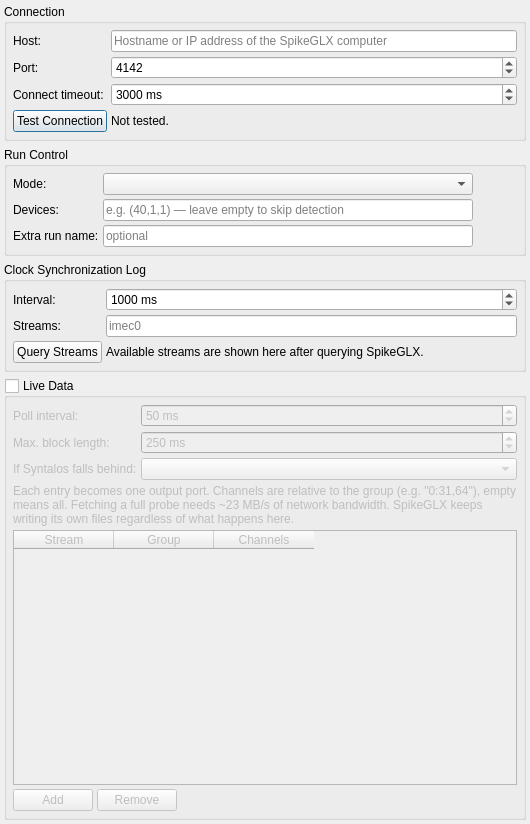
<?xml version="1.0" encoding="UTF-8"?>
<ui version="4.0">
 <class>SpikeGLXSettingsDialog</class>
 <widget class="QDialog" name="SpikeGLXSettingsDialog">
  <property name="geometry">
   <rect>
    <x>0</x>
    <y>0</y>
    <width>530</width>
    <height>824</height>
   </rect>
  </property>
  <property name="windowTitle">
   <string>SpikeGLX Remote Settings</string>
  </property>
  <layout class="QVBoxLayout" name="mainLayout">
   <property name="leftMargin">
    <number>4</number>
   </property>
   <property name="topMargin">
    <number>4</number>
   </property>
   <property name="rightMargin">
    <number>4</number>
   </property>
   <property name="bottomMargin">
    <number>4</number>
   </property>
   <item>
    <widget class="QGroupBox" name="connectionGroup">
     <property name="title">
      <string>Connection</string>
     </property>
     <layout class="QFormLayout" name="connectionLayout">
      <property name="horizontalSpacing">
       <number>4</number>
      </property>
      <property name="verticalSpacing">
       <number>4</number>
      </property>
      <property name="leftMargin">
       <number>6</number>
      </property>
      <property name="topMargin">
       <number>6</number>
      </property>
      <property name="rightMargin">
       <number>6</number>
      </property>
      <property name="bottomMargin">
       <number>6</number>
      </property>
      <item row="0" column="0">
       <widget class="QLabel" name="hostLabel">
        <property name="text">
         <string>Host:</string>
        </property>
       </widget>
      </item>
      <item row="0" column="1">
       <widget class="QLineEdit" name="hostEdit">
        <property name="placeholderText">
         <string>Hostname or IP address of the SpikeGLX computer</string>
        </property>
       </widget>
      </item>
      <item row="1" column="0">
       <widget class="QLabel" name="portLabel">
        <property name="text">
         <string>Port:</string>
        </property>
       </widget>
      </item>
      <item row="1" column="1">
       <widget class="QSpinBox" name="portSpinBox">
        <property name="minimum">
         <number>1</number>
        </property>
        <property name="maximum">
         <number>65535</number>
        </property>
        <property name="value">
         <number>4142</number>
        </property>
       </widget>
      </item>
      <item row="2" column="0">
       <widget class="QLabel" name="timeoutLabel">
        <property name="text">
         <string>Connect timeout:</string>
        </property>
       </widget>
      </item>
      <item row="2" column="1">
       <widget class="QSpinBox" name="timeoutSpinBox">
        <property name="suffix">
         <string> ms</string>
        </property>
        <property name="minimum">
         <number>200</number>
        </property>
        <property name="maximum">
         <number>60000</number>
        </property>
        <property name="singleStep">
         <number>100</number>
        </property>
        <property name="value">
         <number>3000</number>
        </property>
       </widget>
      </item>
      <item row="3" column="0">
       <widget class="QPushButton" name="testConnectionButton">
        <property name="text">
         <string>Test Connection</string>
        </property>
       </widget>
      </item>
      <item row="3" column="1">
       <widget class="QLabel" name="connectionStatusLabel">
        <property name="text">
         <string>Not tested.</string>
        </property>
        <property name="wordWrap">
         <bool>true</bool>
        </property>
        <property name="textInteractionFlags">
         <set>Qt::TextInteractionFlag::TextSelectableByMouse</set>
        </property>
       </widget>
      </item>
     </layout>
    </widget>
   </item>
   <item>
    <widget class="QGroupBox" name="runControlGroup">
     <property name="title">
      <string>Run Control</string>
     </property>
     <layout class="QFormLayout" name="runControlLayout">
      <property name="horizontalSpacing">
       <number>4</number>
      </property>
      <property name="verticalSpacing">
       <number>4</number>
      </property>
      <property name="leftMargin">
       <number>6</number>
      </property>
      <property name="topMargin">
       <number>6</number>
      </property>
      <property name="rightMargin">
       <number>6</number>
      </property>
      <property name="bottomMargin">
       <number>6</number>
      </property>
      <item row="0" column="0">
       <widget class="QLabel" name="modeLabel">
        <property name="text">
         <string>Mode:</string>
        </property>
       </widget>
      </item>
      <item row="0" column="1">
       <layout class="QHBoxLayout" name="modeLayout">
        <item>
         <widget class="QComboBox" name="modeComboBox">
          <property name="sizePolicy">
           <sizepolicy hsizetype="MinimumExpanding" vsizetype="Fixed">
            <horstretch>0</horstretch>
            <verstretch>0</verstretch>
           </sizepolicy>
          </property>
         </widget>
        </item>
        <item>
         <widget class="QPushButton" name="modeInfoButton">
          <property name="text">
           <string/>
          </property>
          <property name="icon">
           <iconset theme="dialog-information"/>
          </property>
          <property name="iconSize">
           <size>
            <width>16</width>
            <height>16</height>
           </size>
          </property>
          <property name="flat">
           <bool>true</bool>
          </property>
         </widget>
        </item>
       </layout>
      </item>
      <item row="1" column="0">
       <widget class="QLabel" name="deviceStringLabel">
        <property name="text">
         <string>Devices:</string>
        </property>
       </widget>
      </item>
      <item row="1" column="1">
       <layout class="QHBoxLayout" name="deviceLayout">
        <item>
         <widget class="QLineEdit" name="deviceStringEdit">
          <property name="toolTip">
           <string>If set, SpikeGLX's device detection and parameter verification are performed remotely whenever SpikeGLX reports unvalidated parameters, selecting exactly these devices.</string>
          </property>
          <property name="placeholderText">
           <string>e.g. (40,1,1) — leave empty to skip detection</string>
          </property>
         </widget>
        </item>
        <item>
         <widget class="QPushButton" name="deviceInfoButton">
          <property name="text">
           <string/>
          </property>
          <property name="icon">
           <iconset theme="dialog-information"/>
          </property>
          <property name="iconSize">
           <size>
            <width>16</width>
            <height>16</height>
           </size>
          </property>
          <property name="flat">
           <bool>true</bool>
          </property>
         </widget>
        </item>
       </layout>
      </item>
      <item row="2" column="0">
       <widget class="QLabel" name="runNameLabel">
        <property name="text">
         <string>Extra run name:</string>
        </property>
       </widget>
      </item>
      <item row="2" column="1">
       <layout class="QHBoxLayout" name="runNameLayout">
        <item>
         <widget class="QLineEdit" name="runNameExtraEdit">
          <property name="toolTip">
           <string>Optional text appended to the automatically generated SpikeGLX run name, e.g. to tell several rigs apart.</string>
          </property>
          <property name="placeholderText">
           <string>optional</string>
          </property>
         </widget>
        </item>
        <item>
         <widget class="QPushButton" name="runNameInfoButton">
          <property name="text">
           <string/>
          </property>
          <property name="icon">
           <iconset theme="dialog-information"/>
          </property>
          <property name="iconSize">
           <size>
            <width>16</width>
            <height>16</height>
           </size>
          </property>
          <property name="flat">
           <bool>true</bool>
          </property>
         </widget>
        </item>
       </layout>
      </item>
     </layout>
    </widget>
   </item>
   <item>
    <widget class="QGroupBox" name="syncGroup">
     <property name="title">
      <string>Clock Synchronization Log</string>
     </property>
     <layout class="QFormLayout" name="syncLayout">
      <property name="horizontalSpacing">
       <number>4</number>
      </property>
      <property name="verticalSpacing">
       <number>4</number>
      </property>
      <property name="leftMargin">
       <number>6</number>
      </property>
      <property name="topMargin">
       <number>6</number>
      </property>
      <property name="rightMargin">
       <number>6</number>
      </property>
      <property name="bottomMargin">
       <number>6</number>
      </property>
      <item row="0" column="0">
       <widget class="QLabel" name="syncIntervalLabel">
        <property name="text">
         <string>Interval:</string>
        </property>
       </widget>
      </item>
      <item row="0" column="1">
       <widget class="QSpinBox" name="syncIntervalSpinBox">
        <property name="suffix">
         <string> ms</string>
        </property>
        <property name="minimum">
         <number>100</number>
        </property>
        <property name="maximum">
         <number>60000</number>
        </property>
        <property name="singleStep">
         <number>100</number>
        </property>
        <property name="value">
         <number>1000</number>
        </property>
       </widget>
      </item>
      <item row="1" column="0">
       <widget class="QLabel" name="syncStreamsLabel">
        <property name="text">
         <string>Streams:</string>
        </property>
       </widget>
      </item>
      <item row="1" column="1">
       <widget class="QLineEdit" name="syncStreamsEdit">
        <property name="toolTip">
         <string>Comma-separated list of streams whose sample counts are logged against the Syntalos master clock, e.g. &quot;imec0, obx0&quot;.</string>
        </property>
        <property name="placeholderText">
         <string>imec0</string>
        </property>
       </widget>
      </item>
      <item row="2" column="0">
       <widget class="QPushButton" name="queryStreamsButton">
        <property name="text">
         <string>Query Streams</string>
        </property>
       </widget>
      </item>
      <item row="2" column="1">
       <widget class="QLabel" name="streamsInfoLabel">
        <property name="sizePolicy">
         <sizepolicy hsizetype="MinimumExpanding" vsizetype="Preferred">
          <horstretch>0</horstretch>
          <verstretch>0</verstretch>
         </sizepolicy>
        </property>
        <property name="text">
         <string>Available streams are shown here after querying SpikeGLX.</string>
        </property>
        <property name="wordWrap">
         <bool>true</bool>
        </property>
        <property name="textInteractionFlags">
         <set>Qt::TextInteractionFlag::TextSelectableByMouse</set>
        </property>
       </widget>
      </item>
     </layout>
    </widget>
   </item>
   <item>
    <widget class="QGroupBox" name="fetchGroup">
     <property name="title">
      <string>Live Data</string>
     </property>
     <property name="checkable">
      <bool>true</bool>
     </property>
     <property name="checked">
      <bool>false</bool>
     </property>
     <layout class="QVBoxLayout" name="fetchLayout">
      <property name="spacing">
       <number>4</number>
      </property>
      <property name="leftMargin">
       <number>6</number>
      </property>
      <property name="topMargin">
       <number>6</number>
      </property>
      <property name="rightMargin">
       <number>6</number>
      </property>
      <property name="bottomMargin">
       <number>6</number>
      </property>
      <item>
       <layout class="QFormLayout" name="fetchParamsLayout">
        <item row="0" column="0">
         <widget class="QLabel" name="fetchIntervalLabel">
          <property name="text">
           <string>Poll interval:</string>
          </property>
         </widget>
        </item>
        <item row="0" column="1">
         <widget class="QSpinBox" name="fetchIntervalSpinBox">
          <property name="suffix">
           <string> ms</string>
          </property>
          <property name="minimum">
           <number>5</number>
          </property>
          <property name="maximum">
           <number>5000</number>
          </property>
          <property name="value">
           <number>50</number>
          </property>
         </widget>
        </item>
        <item row="1" column="0">
         <widget class="QLabel" name="fetchBlockLabel">
          <property name="text">
           <string>Max. block length:</string>
          </property>
         </widget>
        </item>
        <item row="1" column="1">
         <widget class="QSpinBox" name="fetchBlockSpinBox">
          <property name="suffix">
           <string> ms</string>
          </property>
          <property name="minimum">
           <number>10</number>
          </property>
          <property name="maximum">
           <number>10000</number>
          </property>
          <property name="value">
           <number>250</number>
          </property>
         </widget>
        </item>
        <item row="2" column="0">
         <widget class="QLabel" name="overrunLabel">
          <property name="text">
           <string>If Syntalos falls behind:</string>
          </property>
         </widget>
        </item>
        <item row="2" column="1">
         <widget class="QComboBox" name="overrunComboBox">
          <property name="toolTip">
           <string>What to do when live data could not be fetched before it was overwritten in SpikeGLX's ring buffer.</string>
          </property>
         </widget>
        </item>
       </layout>
      </item>
      <item>
       <widget class="QLabel" name="fetchHintLabel">
        <property name="text">
         <string>Each entry becomes one output port. Channels are relative to the group (e.g. &quot;0:31,64&quot;), empty means all. Fetching a full probe needs ~23 MB/s of network bandwidth. SpikeGLX keeps writing its own files regardless of what happens here.</string>
        </property>
        <property name="wordWrap">
         <bool>true</bool>
        </property>
       </widget>
      </item>
      <item>
       <widget class="QTableWidget" name="fetchTable">
        <property name="sizePolicy">
         <sizepolicy hsizetype="Expanding" vsizetype="MinimumExpanding">
          <horstretch>0</horstretch>
          <verstretch>0</verstretch>
         </sizepolicy>
        </property>
        <property name="selectionBehavior">
         <enum>QAbstractItemView::SelectionBehavior::SelectRows</enum>
        </property>
        <property name="columnCount">
         <number>3</number>
        </property>
        <column>
         <property name="text">
          <string>Stream</string>
         </property>
        </column>
        <column>
         <property name="text">
          <string>Group</string>
         </property>
        </column>
        <column>
         <property name="text">
          <string>Channels</string>
         </property>
        </column>
       </widget>
      </item>
      <item>
       <layout class="QHBoxLayout" name="fetchButtonsLayout">
        <item>
         <widget class="QPushButton" name="fetchAddButton">
          <property name="text">
           <string>Add</string>
          </property>
         </widget>
        </item>
        <item>
         <widget class="QPushButton" name="fetchRemoveButton">
          <property name="text">
           <string>Remove</string>
          </property>
         </widget>
        </item>
        <item>
         <spacer name="fetchButtonsSpacer">
          <property name="orientation">
           <enum>Qt::Orientation::Horizontal</enum>
          </property>
          <property name="sizeHint" stdset="0">
           <size>
            <width>40</width>
            <height>20</height>
           </size>
          </property>
         </spacer>
        </item>
       </layout>
      </item>
     </layout>
    </widget>
   </item>
  </layout>
 </widget>
 <resources/>
 <connections/>
</ui>
